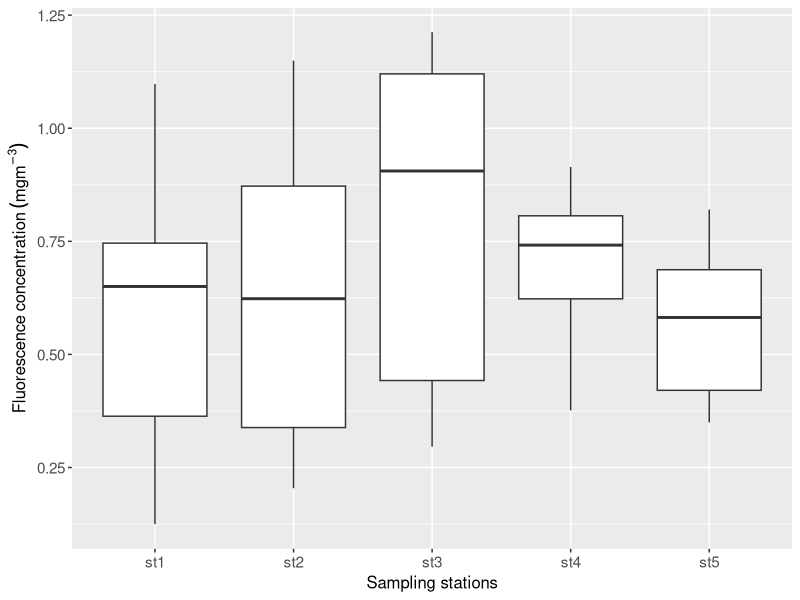

Source code (R):
## ---- chunk 1
knitr::opts_chunk$set(echo = TRUE, warning = FALSE, message = FALSE, comment = "")


## ---- chunk 2
require(tidyverse)
require(magrittr)
## ---- chunk 3


ctd = read_csv("../data/algoa_ctd.csv")%>% 
  filter(station %in% c("st1", "st2", "st3", "st4", "st5"))%>% 
  filter(pressure < 120)

ggplot(ctd, aes(station, fluorescence)) + 
  geom_boxplot() +
  theme(axis.text = element_text(size = 11), axis.title = element_text(size = 12)) + 
  labs(x = "Sampling stations",y = expression(Fluorescence~concentration~(mgm^{-3})))


## ---- chunk 4

ctd.wide = ctd %>% 
  filter(pressure %in% seq(10,110,10)) %>% 
  select(station, pressure, fluorescence) %>% 
  spread(key = pressure, value = fluorescence)

ctd.wide %>% kableExtra::kable(format = "html", caption = "Wide format format", digits = 3) %>%
  kableExtra::column_spec(column = 1:12, width = "2cm") %>%
  kableExtra::add_header_above(c("", "Water Depth (meters)" = 11))
## ---- chunk 5
ctd.long = ctd.wide %>%  
      gather (key = "depth", value = "fluorescence ",  2:12)
ctd.long
## ---- chunk 6
ctd.long %>% 
  spread(key = "depth", value = `fluorescence `)
## ---- chunk 7
ctd
## ---- chunk 8
ctd %>% 
  separate(col = time, into = c("Date", "Time"), sep = " ")
## ---- chunk 9
ctd.un = ctd %>% 
  separate(col = time, into = c("Date", "Time"), sep = " ")
## ---- chunk 10
ctd.un %>% unite(col = "siku_muda", c("Date", "Time"), sep = ":-:")
